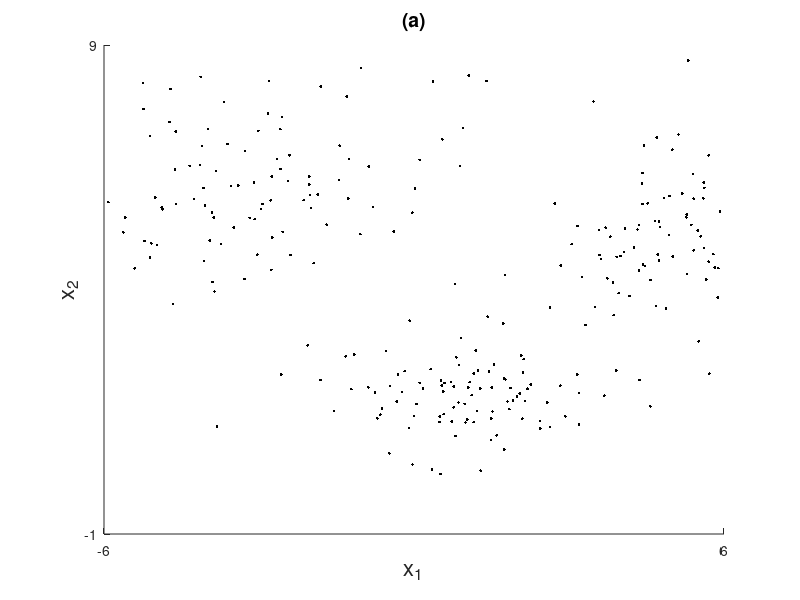

Recreate this plot in MATLAB. (Note: this script raises an error after producing the figure.)
% Author: Stefan Stavrev 2013

clc; clear all; close all;

% Generate 2D data from 2 normal distributions.
mu1 = [1 2]; sig1 = [2 0; 0 .5];
mu2 = [5 5]; sig2 = [1 0; 0 1];
mu3 = [-3 6]; sig3 = [4 1; 1 2];
X = [mvnrnd(mu1,sig1,100); mvnrnd(mu2,sig2,100); mvnrnd(mu3,sig3,100);];

% Plot the data.
figure; 
scatter(X(:,1), X(:,2), 40, [0 0 0], '.');
axis([-6,6,-1,9]);
xlabel('x_1', 'FontSize', 16);
ylabel('x_2', 'FontSize', 16);
set(gca,'YTick',[-1,9], 'XTick',[-6,6]);
title('(a)', 'FontSize', 14);

% Fit MoG using our function fit_mog.
[lambda, mu, sig] = fit_mog (X, 3, 0.01);

% % Fit MoG using Matlab's function gmdistribution.fit, for comparison.
% options = statset('Display','final');
% obj = gmdistribution.fit(X,2,'Options',options);
% 
% % Print and compare results from ours and Matlab's function. The results
% % should be exactly the same, although not necessarily in the same order.
% % For example mu(1,:) may be equal to obj.mu(2,:), and mu(2,:) to
% % obj.mu(1,:). This order is irelevant however.
% disp(obj.PComponents);
% disp(lambda');
% 
% disp(obj.mu);
% disp(mu);
% 
% disp(obj.Sigma);
% disp(sig{1});
% disp(sig{2});

% % Plot the mixture of Gaussians as contour plot.
% % Create the x-y matrix.
% [XX,YY] = meshgrid (-10:0.01:10,-10:0.01:10);
% x = XX(:);
% y = YY(:);
% x_y_matrix = [x y];
% n = size(XX,1);
% 
% % Compute the first Gaussian as a matrix.
% temp1 = mvnpdf (x_y_matrix, mu(1,:), sig{1});
% gaussian1 = reshape (temp1, n, n);
% 
% % Compute the second Gaussian as a matrix.
% temp2 = mvnpdf (x_y_matrix, mu(2,:), sig{2});
% gaussian2 = reshape (temp2, n, n);
% 
% % Now combine the two Gaussians with the corresponding weights in lambda,
% % to obtain the final mixture of Gaussians.
% mog = lambda(1)*gaussian1 + lambda(2)*gaussian2;
% 
% % Create the contour plot.
% figure;
% scatter(X(:,1), X(:,2), 10, '.');
% axis([-6,6,-1,9]);
% xlabel('x', 'FontSize', 16);
% ylabel('y', 'FontSize', 16);
% set(gca,'YTick',[-1,9], 'XTick',[-6,6]);
% title('(b)', 'FontSize', 14);
% hold on;
% contour(XX,YY,mog);
% hold off;